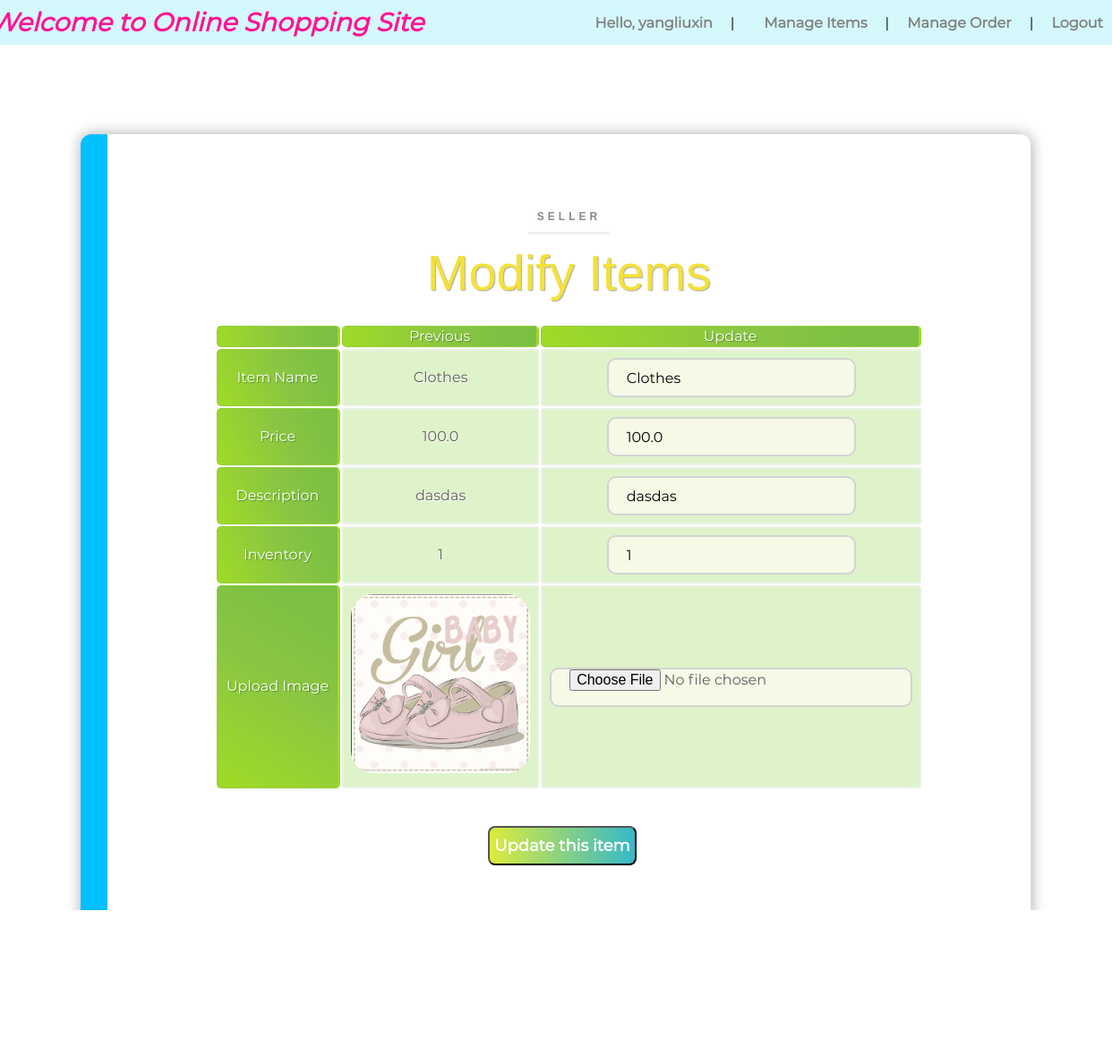
/item/modify/7 (signed in), run on the app's committed database.
### project/models/UserModel.py (models this page shows, shortened)
class User(UserMixin, PkModel):
    __tablename__ = "users"
    username = Column(db.String(80), unique=True, nullable=False)
    main_image_url = Column(db.VARCHAR(255), nullable=True, default="static/image/user_info/default_avatar.jpg")
    email = Column(db.String(80), unique=True, nullable=False)
    password = Column(db.String(128), nullable=True)
    created_at = Column(db.DateTime, nullable=False, default=dt.datetime.utcnow)
    first_name = Column(db.String(30), nullable=True)
    last_name = Column(db.String(30), nullable=True)
    active = Column(db.Boolean(), default=False)
    is_shopper = Column(db.Boolean(), default=False)
    items = db.relationship("Item", backref='owned_user', lazy=True)
    cart = db.relationship("Cart", backref='cart_user', lazy=True)
    order = db.relationship("Order", backref='order_user', lazy=True)

### project/models/ItemModel.py (models this page shows, shortened)
class Item(PkModel):
    __tablename__ = "item"
    name = Column(db.VARCHAR(255), nullable=False, default="")
    price = Column(db.Float(50), nullable=False, default=0.0)
    description = db.Column(db.String(length=1024), nullable=False, default="")
    inventory = Column(db.Integer, nullable=False, default=0)
    sold_count = Column(db.Integer, nullable=False, default=0)
    disabled = Column(db.Boolean, nullable=False, default=False)
    created_at = Column(db.DateTime, nullable=False, default=dt.datetime.utcnow)
    main_image_url = Column(db.VARCHAR(255), nullable=False, default="")
    owner = db.Column(db.Integer, db.ForeignKey("users.id"))
    cart = db.relationship("Cart", backref='cart_item', lazy=True)
    order = db.relationship("Order", backref='order_item', lazy=True)

### project/item/view.py (the view, shortened to what this page needs)
@blueprint.route("/item/modify/<int:item_id>", methods=["POST", "GET"])
@login_required
@seller_required
def ModifyNewItem(item_id: int) -> str:
    item = Item.get_by_id(item_id)
    form = UpdateItem()
    print(form.validate_on_submit())
    return render_template("item/update.html", item=item, form=form)

### project/item/forms.py
class UpdateItem(FlaskForm):
    item_name = StringField("Item Name", validators=[DataRequired(), ], default="")
    item_price = FloatField("Price", validators=[], default=0.0)
    description = StringField("Description", validators=[], default="")
    inventory = IntegerField("Inventory", validators=[], default=0)
    main_image_file = FileField("Upload Image", validators=[
        FileAllowed(['png', 'jpg', 'jpeg'], 'Only allow png, jpg')
    ])
    add_button = SubmitField("Update this item")

### project/database_model.py (called while the page is built)
    @classmethod
    def get_by_id(cls, record_id):
        basestring = (str, bytes)
        if any(
                (
                        isinstance(record_id, basestring) and record_id.isdigit(),
                        isinstance(record_id, (int, float)),
                )
        ):
            return cls.query.get(int(record_id))
        return None

### project/models/UserModel.py (called while the page is built)
@login_manager.user_loader
def load_user(user_id):
    user = User.query.get(user_id)
    return user

### project/utils.py (called while the page is built)
def seller_required(func):
    @wraps(func)
    def decorated_view(*args, **kwargs):
        if current_user.is_authenticated and current_user.is_shopper:
            return func(*args, **kwargs)
        else:
            flash("You must be seller to access this page !")
            return redirect(url_for("index.home"))
    return decorated_view

### project/templates/item/update.html (shortened to what this page needs)
{% extends "/base/base.html" %}
{% block style %}
    <link rel="stylesheet" href="../../static/css/item/add.css">
    <link rel="stylesheet" href="../../static/css/shopping/shopping_cart.css">
{% endblock %}
{% block content %}
    <div class="add-item-big-box">
        <div id="add-item-box">
            <p class="add-item-box-head"> Seller </p>
            <h1>Modify Items</h1>
            <form action="" method="POST" enctype="multipart/form-data">
                <table class="add-item-box-table">
                    <tbody>
                    <tr>
                        <th></th>
                        <th class="th-hover">Previous</th>
                        <th class="th-hover">Update</th>
                    </tr>
                    <tr>
                        <th class="th-hover">{{ form.item_name.label }}</th>
                        <td class="td-hover">{{ item.name }}</td>
                        <td class="td-hover">{{ form.item_name(value=item.name,class="number-input") }}</td>
                    </tr>
                    <tr>
                        <th class="th-hover">{{ form.item_price.label }}</th>
                        <td class="td-hover">{{ item.price }}</td>
                        <td class="td-hover">{{ form.item_price(value=item.price,class="number-input") }}</td>
                    </tr>
                    <tr>
                        <th class="th-hover">{{ form.description.label }}</th>
                        <td class="td-hover">{{ item.description }}</td>
                        <td class="td-hover">{{ form.description(value=item.description,class="number-input") }}</td>
                    </tr>
                    <tr>
                        <th class="th-hover">{{ form.inventory.label }}</th>
                        <td class="td-hover">{{ item.inventory }}</td>
                        <td class="td-hover">{{ form.inventory(value=item.inventory,class="number-input") }}</td>
                    </tr>
                    <tr>
                        <th class="th-hover">{{ form.main_image_file.label }}</th>
                        <td class="td-hover"><img class="product-image" id="upload_image_perivew"
                                 src="{{ url_for('static', filename='uploaded_files/'+item.main_image_url) }}"
                                 value="Item Image"/></td>
                        <td class="td-hover">{{ form.main_image_file(id="chooseImage",class="number-input") }}</td>
                    </tr>
                    </tbody>
                </table>
                <div class="add_button">
                    {{ form.add_button(class="button-default") }}
                </div>
            </form>
        </div>
    </div>
{% endblock %}

### project/templates/base/base.html (shortened to what this page needs)
<!DOCTYPE html>
<html lang="en">
<head>
    <link rel="stylesheet" href="{{ url_for('static',filename='css/base/base.css') }}">
    <link rel="stylesheet" href="{{ url_for('static',filename='css/base/footer.css') }}">
    <link rel="stylesheet" href="{{ url_for('static',filename='css/base/new_navbar.css') }}">
    {% block style %}
    {% endblock %}
</head>
<body>
<header>
    <nav>
        {% block nav %}
            <div class="nav-container-box">
                <a class="nav-main-text" href="{{ url_for("index.home") }}">Welcome to Online Shopping Site</a>
                <ul class="nav-right-bar">
                    {% if current_user.is_authenticated %}
                        <li><a href="{{ url_for("user.info") }}">Hello, {{ current_user.username }}</a></li>
                        <li>|</li>
                        {% if current_user.is_shopper %}
                            <li class="nav-title_shopping_cart">
                                &nbsp;&nbsp;&nbsp;<a href="{{ url_for("item.ManageItem") }}">Manage Items</a>
                            </li>
                            <li>|</li>
                            <li class="nav-title_shopping_cart">
                                <a href="{{ url_for("order.view_order") }}">
                                    Manage Order</a>
                            </li>
                        {% endif %}
                        <li>|</li>
                        <li><a href="{{ url_for("user.logout") }}">Logout</a></li>
                    {% else %}
                        <li class="login">
                            <a href="{{ url_for("login.login") }}">Login</a>
                        </li>
                    {% endif %}
                </ul>
            </div>
        {% endblock %}
    </nav>
</header>
{% block body %}
    <div class="content-body">
    <section id="container">
        {% block content %}
        {% endblock %}
    </section>
    {% block footer %}
        {% include '/base/footer.html' %}
    {% endblock %}
{% endblock %}
</div>
</body>
</html>

### project/static/css/base/base.css (style rules this page uses)
* { list-style: none; margin: 0; padding: 0; font-size: 16px; font-family: Montserrat, sans-serif; font-weight: 400; font-style: normal; -webkit-font-smoothing: antialiased; -webkit-text-size-adjust: 100%; scrollbar-width: none; -ms-overflow-style: none; z-index: 1; }
* { transition: all 0.4s linear; transition-timing-function: cubic-bezier(0.59, -0.26, 0.33, 1.42); -webkit-transition: all 0.4s linear; -moz-transition: all 0.4s linear; -o-transition: all 0.4s linear; }
body { display: flex; flex-direction: column; cursor: url(https://photos-picgo.oss-cn-beijing.aliyuncs.com/img/cursor_1.png), default; }
#container { display: flex; min-height: 100vh; flex-direction: column; }
a { text-decoration: none; color: black; }
.button-default { height: 44px; padding: 5px; margin-right: 15px; background-image: linear-gradient(to right, #ddeb3b, #03a9f4, #f441a5, #e7cecc); border-radius: 8px; background-size: 390%; font-size: 18px; color: #FFF; text-decoration: none; font-weight: bold; }
a { text-decoration: none; }
img { animation: FadeIn 0.5s ease-in 0s backwards; animation: wiggle 1.5s ease-in 0s backwards; border-radius: 25px; }
.content-body { animation: FadeIn 0.5s ease-in 0s backwards; }
#number-input, .number-input { outline: 0; height: 40px; border-radius: 10px; border: 2px solid lightgrey; background-color: rgba(255, 252, 243, 0.7); padding: 0 20px; }

### project/static/css/base/new_navbar.css (style rules this page uses)
.nav-container-box { height: 50px; display: flex; flex-direction: row; justify-content: space-between; align-items: center; background-color: rgba(170, 241, 248, 0.5); }
.nav-main-text { padding: 10px; text-decoration: none; font-size: 26px; font-weight: bold; font-style: italic; color: deeppink; float: left; }
.nav-right-bar { display: flex; flex-direction: row; justify-content: space-around; align-items: center; list-style: none; }
.nav-right-bar li { margin: 10px; }
.nav-right-bar li a { text-decoration: none; color: #c398e3; font-weight: bold; }
.nav-right-bar li a:link { color: gray; }

### project/static/css/item/add.css (style rules this page uses)
#add-item-box { margin-top: 100px; padding: 20px; background: transparent; border-left: 30px solid deepskyblue; border-right: 1px solid #ddd; box-shadow: 0px 0px 16px #aaa; border-radius: 12px; padding: 75px 120px; display: flex; flex-direction: column; justify-content: center; align-items: center; min-width: 50%; }
.add-item-big-box { display: flex; flex-direction: column; align-items: center; background: transparent; }
.add_button { display: flex; justify-content: center; align-items: center; padding-top: 40px; }
.product-image { max-width: 200px; max-height: 200px; width: 100%; height: 100%; }

### project/static/css/shopping/shopping_cart.css (style rules this page uses)
table td, table th { border: 1px solid black; padding: 10px; text-align: center; }
.shopping-cart-box-head, .add-item-box-head { font-family: Helvetica, sans-serif; text-transform: uppercase; font-weight: bold; font-size: 12px; font-style: normal; letter-spacing: 4px; color: #888; border-bottom: 3px solid #f0f0f0; margin-bottom: 10px; padding: 10px; }
#shopping-cart-box h1, #add-item-box h1 { display: flex; align-items: flex-start; font-family: "Trebuchet MS", sans-serif; color: #f4e139; font-weight: normal; font-style: normal; font-size: 56px; text-shadow: 1px 1px 1px #aaa; }
.shopping-cart-box-table, .add-item-box-table { font-family: "Trebuchet MS", sans-serif; font-size: 16px; font-weight: bold; line-height: 1.4em; font-style: normal; }
.shopping-cart-box-table th, .add-item-box-table th { padding: 16px; color: #fff; text-shadow: 1px 1px 1px #568F23; border-bottom: 3px solid #9ED929; border-radius: 5px; min-width: 15%; background: transparent; margin: 2px; }
.shopping-cart-box-table th, .add-item-box-table th { color: #fff; background-color: #9DD929; border: 1px solid #93CE37; border-right: 3px solid #9ED929; padding: 0px 10px; background: -webkit-gradient( linear, left bottom, right top, color-stop(0.05, #9ED929FF), color-stop(0.52, #8BC642FF), color-stop(0.88, #7BC043FF) ); background: -moz-linear-gradient( left bottom, #9ED929FF 2%, #8BC642FF 51%, #7BC043FF 87% ); border-radius: 5px; }
.shopping-cart-box-table td, .add-item-box-table tbody td { padding: 8px; margin-left: 3px; background-color: #DEF3CA; border: 2px solid #e9f1e3; border-radius: 3px; color: #616060; text-shadow: 1px 1px 1px #fff; justify-content: center; }
a { text-decoration: none; }

### data on the page
User: username "yangliuxin"
Item: name "Clothes", price "100.0", description "dasdas", inventory "1", main_image_url (picture)
